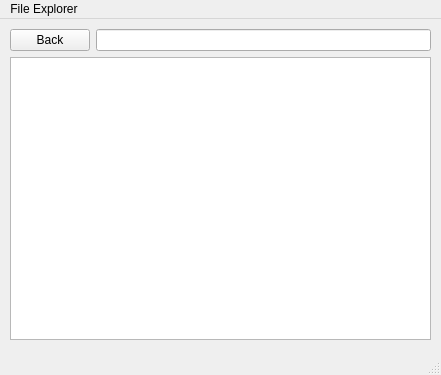
<?xml version="1.0" encoding="UTF-8"?>
<ui version="4.0">
 <class>fileexplorer</class>
 <widget class="QMainWindow" name="fileexplorer">
  <property name="geometry">
   <rect>
    <x>0</x>
    <y>0</y>
    <width>441</width>
    <height>375</height>
   </rect>
  </property>
  <property name="windowTitle">
   <string>MainWindow</string>
  </property>
  <widget class="QWidget" name="centralwidget">
   <widget class="QWidget" name="">
    <property name="geometry">
     <rect>
      <x>10</x>
      <y>10</y>
      <width>421</width>
      <height>311</height>
     </rect>
    </property>
    <layout class="QVBoxLayout" name="verticalLayout">
     <item>
      <layout class="QHBoxLayout" name="horizontalLayout">
       <item>
        <widget class="QPushButton" name="BackButton">
         <property name="text">
          <string>Back</string>
         </property>
        </widget>
       </item>
       <item>
        <widget class="QLineEdit" name="PathLine"/>
       </item>
      </layout>
     </item>
     <item>
      <widget class="QListWidget" name="listWidget"/>
     </item>
    </layout>
   </widget>
  </widget>
  <widget class="QMenuBar" name="menubar">
   <property name="geometry">
    <rect>
     <x>0</x>
     <y>0</y>
     <width>441</width>
     <height>26</height>
    </rect>
   </property>
   <widget class="QMenu" name="menuFile_Explorer">
    <property name="title">
     <string>File Explorer</string>
    </property>
   </widget>
   <addaction name="menuFile_Explorer"/>
  </widget>
  <widget class="QStatusBar" name="statusbar"/>
 </widget>
 <resources/>
 <connections/>
</ui>
